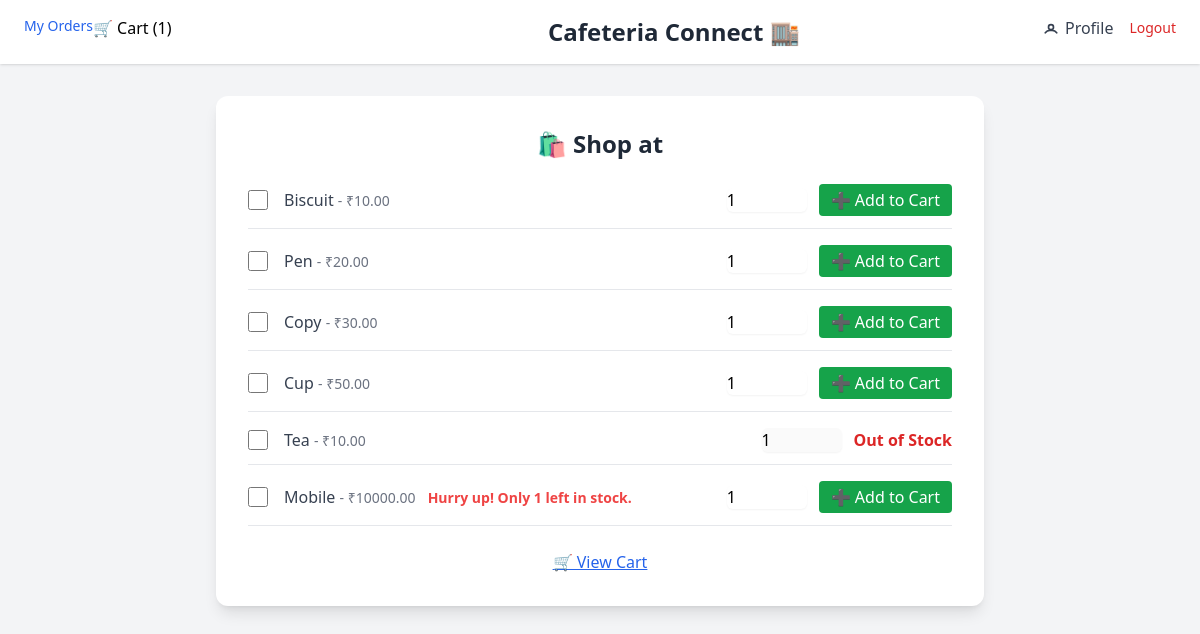
/shops/5/products/ (signed in), run on an earlier commit of the app's database.
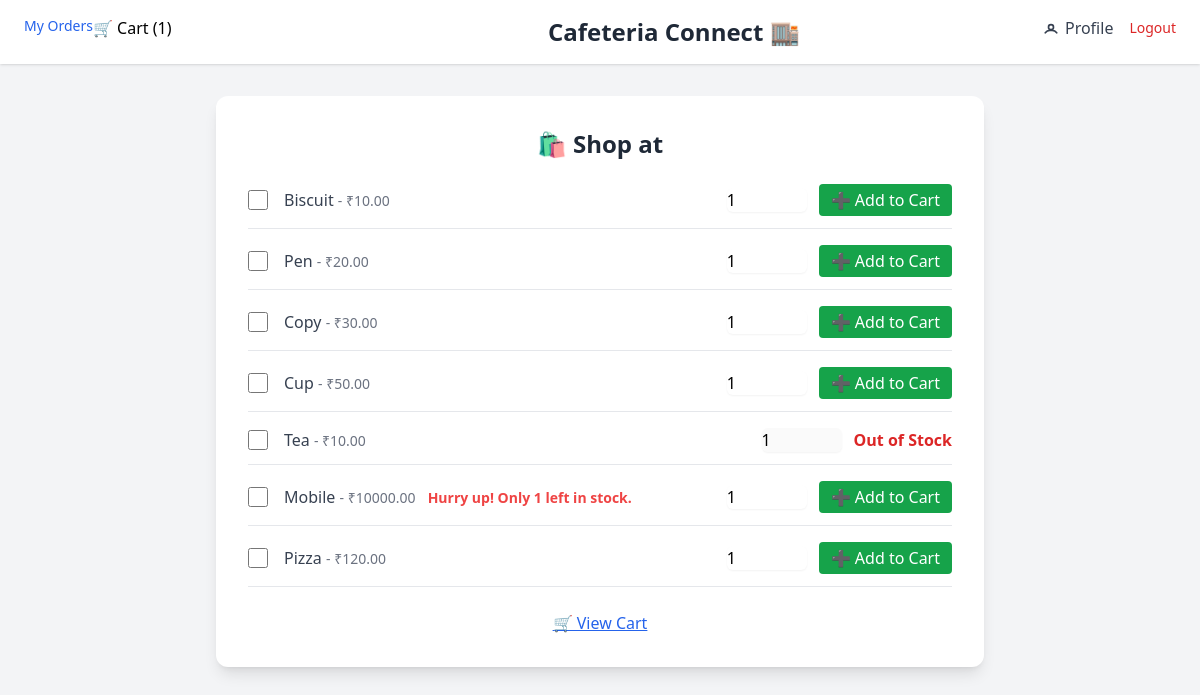
And on a later commit of the database.
### shops/models.py (models this page shows, shortened)
class Product(models.Model):
    shop = models.ForeignKey(Shop, on_delete=models.CASCADE, related_name="products")
    name = models.CharField(max_length=255)
    sku = models.CharField(max_length=100, null=True)
    description = models.TextField(blank=True, null=True)
    price = models.DecimalField(max_digits=10, decimal_places=2)
    image = models.ImageField(upload_to="products/", blank=True, null=True)
    category = models.CharField(max_length=255, blank=True, null=True)
    stock = models.PositiveIntegerField(default=0)
    is_available = models.BooleanField(default=True)
    created_at = models.DateTimeField(auto_now_add=True, null=True)
    updated_at = models.DateTimeField(auto_now=True)

### shops/views.py (the view)
# urls.py: path('<int:shop_id>/products/', api_views.shop_products, name='api-shop-products'),
@login_required
def shop_products(request, shop_id):
    shop = get_object_or_404(Shop, id=shop_id)
    products = shop.products.all()
    is_owner = request.user == shop.owner
    if is_owner:
        return render(request, 'product_list.html', {
            'shop': shop,
            'products': products,
            'is_owner': is_owner
        })
    else:
        return render(request, 'orders/shop_products.html', {'products': products})

### cart/context_processors.py (called while the page is built)
def cart_item_count(request):
    count = 0
    current_cart = None
    if request.user.is_authenticated:
        current_cart = Cart.objects.filter(user=request.user).last()
        if current_cart:
            count = current_cart.items.count()
    return {
        "cart_item_count": count,
        "current_cart": current_cart,
    }

### orders/templates/orders/shop_products.html (shortened to what this page needs)
{% extends 'base.html' %}
{% load static %}
{% block content %}
<div class="max-w-3xl mx-auto bg-white shadow-lg rounded-xl p-8 mt-8">
    <h2 class="text-2xl font-bold mb-6 text-gray-800 text-center">🛍 Shop at {{ shop.name }}</h2>
    <form method="post" class="space-y-4">
        {% for product in products %}
            <div class="flex items-center justify-between border-b pb-3">
                <div class="flex items-center space-x-4">
                    <input id="product_{{ product.id }}" type="checkbox" name="product_ids" value="{{ product.id }}" class="h-5 w-5 text-blue-600 focus:ring-blue-500 border-gray-300 rounded">
                    <label for="product_{{ product.id }}" class="text-gray-700 font-medium">
                        {{ product.name }}
                        <span class="text-sm text-gray-500">- ₹{{ product.price }}</span>
                        {% if product.stock > 0 and product.stock <= 5 %}
                            <span class="text-red-500 text-sm font-semibold ml-2">
                                Hurry up! Only {{ product.stock }} left in stock.
                            </span>
                        {% endif %}
                    </label>
                </div>
                <div class="flex items-center space-x-3">
                    <input
                        type="number"
                        name="quantity_{{ product.id }}"
                        id="quantity_{{ product.id }}"
                        value="1"
                        min="1"
                        max="{{ product.stock }}"
                        class="w-20 border-gray-300 rounded-md shadow-sm focus:ring-blue-500 focus:border-blue-500"
                        {% if product.stock == 0 %}disabled{% endif %}
                    >
                    {% if product.stock > 0 %}
                        <button
                            type="button"
                            onclick="addToCart({{ product.id }}, parseInt(document.getElementById('quantity_{{ product.id }}').value))"
                            class="bg-green-600 text-white px-3 py-1 rounded hover:bg-green-700"
                        >
                            ➕ Add to Cart
                        </button>
                    {% else %}
                        <span class="text-red-600 font-semibold">Out of Stock</span>
                    {% endif %}
                </div>
            </div>
        {% endfor %}
    </form>
    <div class="text-center mt-6">
        {% if current_cart %}
            <a href="{% url 'view_cart' current_cart.id %}" class="text-blue-600 underline hover:text-blue-800">
                🛒 View Cart
            </a>
        {% else %}
            <span class="text-gray-400">🛒 No Active Cart</span>
        {% endif %}
    </div>
</div>
{% endblock %}

What changed in the data, as far as the page shows it:
added Product: name "Pizza", price "120.00", stock "1"
